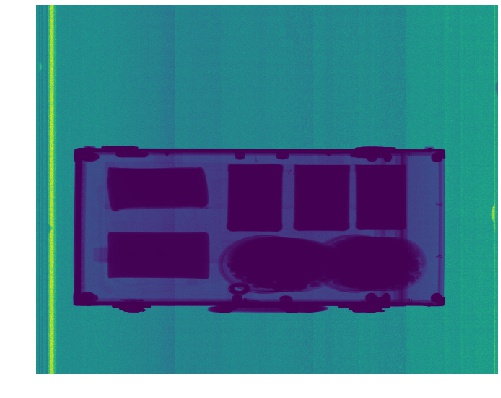
#> input picture hello.jpg, 501 x 398 px
$ python -i contrast.py   (imports and definitions only)
#> lines starting #> are read from the running program, lines starting #| are printed output that depends on the picture
# Example Python Program for contrast stretching
from PIL import Image
import os
import cv2

# Method to process the red band of the image
def normalizeRed(intensity):

    iI = intensity
    minI = 86
    maxI = 230
    minO = 0
    maxO = 255
    iO = (iI - minI) * (((maxO - minO) / (maxI - minI)) + minO)

    return iO


# Method to process the green band of the image
def normalizeGreen(intensity):

    iI = intensity
    minI = 90
    maxI = 225
    minO = 0
    maxO = 255
    iO = (iI - minI) * (((maxO - minO) / (maxI - minI)) + minO)

    return iO


# Method to process the blue band of the image
def normalizeBlue(intensity):

    iI = intensity
    minI = 100
    maxI = 210
    minO = 0
    maxO = 255
    iO = (iI - minI) * (((maxO - minO) / (maxI - minI)) + minO)

    return iO


def contrast(img_src):

    # Create an image object
#> called with img_src = 'hello.jpg'
    imageObject = Image.open(img_src)
#> imageObject is the input picture: PIL image 501x398 RGB; mean R, G, B 77, 123, 144.8

    # Split the red, green and blue bands from the Image
    multiBands = imageObject.split()

    # Apply point operations that does contrast stretching on each color band
    normalizedRedBand = multiBands[0].point(normalizeRed)
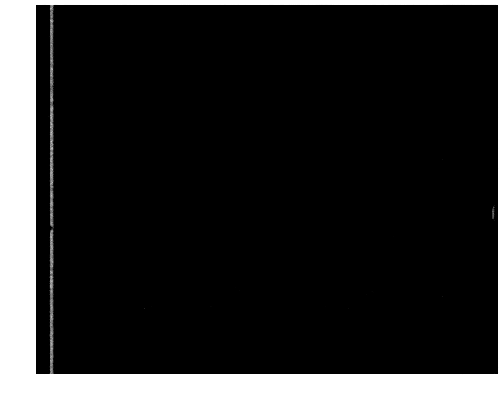
#> normalizedRedBand: PIL image 501x398 L; min 0, max 255, mean 37.8
    normalizedGreenBand = multiBands[1].point(normalizeGreen)
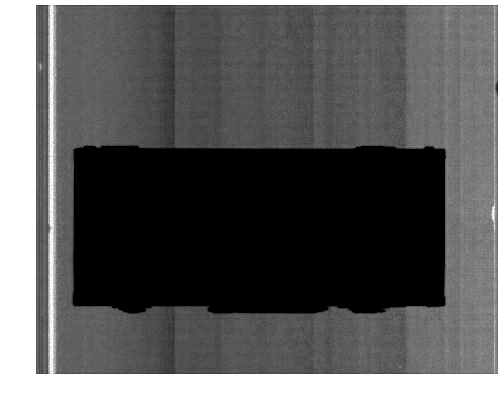
#> normalizedGreenBand: PIL image 501x398 L; min 0, max 255, mean 90.8
    normalizedBlueBand = multiBands[2].point(normalizeBlue)
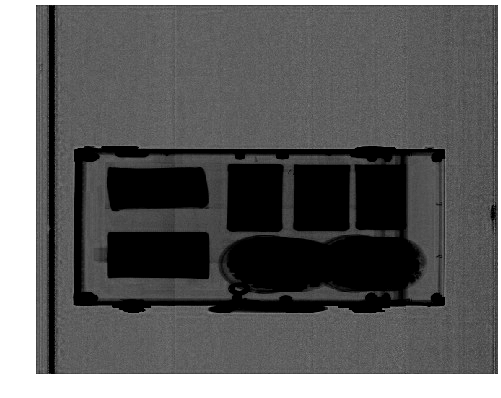
#> normalizedBlueBand: PIL image 501x398 L; min 0, max 255, mean 95.4

    # Create a new image from the contrast stretched red, green and blue brands
    normalizedImage = Image.merge(
        "RGB", (normalizedRedBand, normalizedGreenBand, normalizedBlueBand)
    )
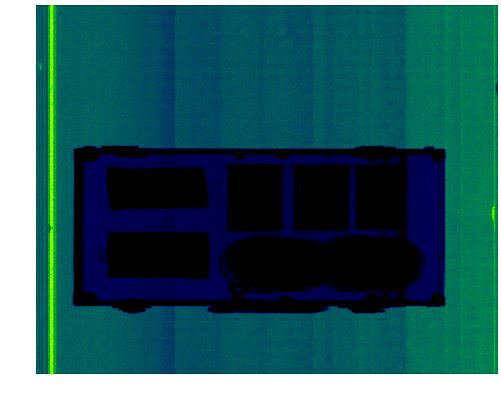
#> normalizedImage: PIL image 501x398 RGB; mean R, G, B 37.8, 90.8, 95.4

    savePath = "./static/contrast/" + os.path.basename(img_src)

    normalizedImage.save(savePath, "JPEG")

    return savePath

>>> result = contrast('hello.jpg')
